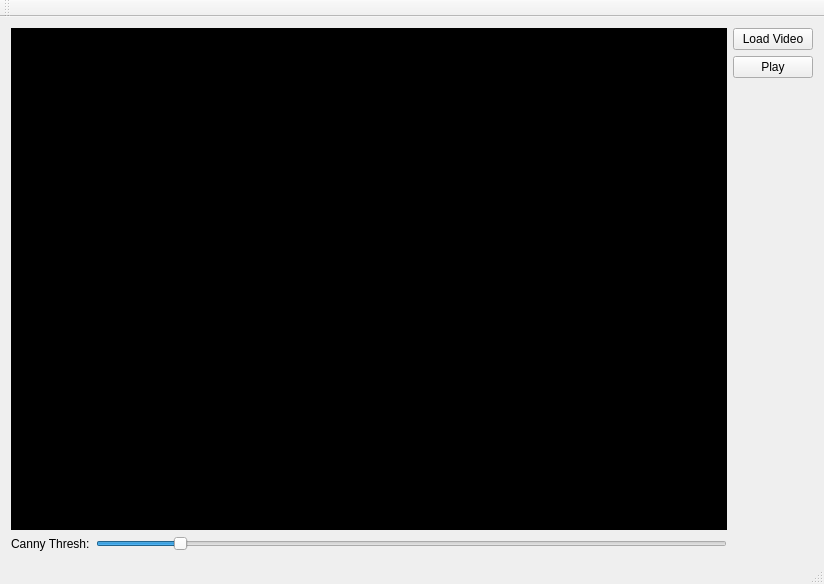
<?xml version="1.0" encoding="UTF-8"?>
<ui version="4.0">
 <class>MainWindow</class>
 <widget class="QMainWindow" name="MainWindow">
  <property name="geometry">
   <rect>
    <x>0</x>
    <y>0</y>
    <width>824</width>
    <height>584</height>
   </rect>
  </property>
  <property name="windowTitle">
   <string>MainWindow</string>
  </property>
  <widget class="QWidget" name="centralWidget">
   <layout class="QGridLayout" name="gridLayout">
    <item row="3" column="2">
     <widget class="QWidget" name="widget_2" native="true">
      <property name="sizePolicy">
       <sizepolicy hsizetype="Minimum" vsizetype="Expanding">
        <horstretch>0</horstretch>
        <verstretch>0</verstretch>
       </sizepolicy>
      </property>
     </widget>
    </item>
    <item row="2" column="2">
     <widget class="QPushButton" name="btnPlay">
      <property name="sizePolicy">
       <sizepolicy hsizetype="Preferred" vsizetype="Preferred">
        <horstretch>0</horstretch>
        <verstretch>0</verstretch>
       </sizepolicy>
      </property>
      <property name="text">
       <string>Play</string>
      </property>
     </widget>
    </item>
    <item row="1" column="2">
     <widget class="QPushButton" name="btnLoad">
      <property name="sizePolicy">
       <sizepolicy hsizetype="Preferred" vsizetype="Preferred">
        <horstretch>0</horstretch>
        <verstretch>0</verstretch>
       </sizepolicy>
      </property>
      <property name="text">
       <string>Load Video</string>
      </property>
     </widget>
    </item>
    <item row="4" column="1">
     <widget class="QSlider" name="sldThreshold">
      <property name="maximum">
       <number>800</number>
      </property>
      <property name="value">
       <number>100</number>
      </property>
      <property name="orientation">
       <enum>Qt::Horizontal</enum>
      </property>
     </widget>
    </item>
    <item row="4" column="0">
     <widget class="QLabel" name="label">
      <property name="text">
       <string>Canny Thresh:</string>
      </property>
     </widget>
    </item>
    <item row="1" column="0" rowspan="3" colspan="2">
     <widget class="QLabel" name="lblVideo">
      <property name="sizePolicy">
       <sizepolicy hsizetype="Expanding" vsizetype="Expanding">
        <horstretch>0</horstretch>
        <verstretch>0</verstretch>
       </sizepolicy>
      </property>
      <property name="styleSheet">
       <string notr="true">background-color: rgb(0, 0, 0);</string>
      </property>
      <property name="text">
       <string/>
      </property>
     </widget>
    </item>
    <item row="4" column="2">
     <widget class="QLabel" name="lblCannyThresh">
      <property name="text">
       <string/>
      </property>
     </widget>
    </item>
   </layout>
  </widget>
  <widget class="QMenuBar" name="menuBar">
   <property name="geometry">
    <rect>
     <x>0</x>
     <y>0</y>
     <width>824</width>
     <height>18</height>
    </rect>
   </property>
  </widget>
  <widget class="QToolBar" name="mainToolBar">
   <attribute name="toolBarArea">
    <enum>TopToolBarArea</enum>
   </attribute>
   <attribute name="toolBarBreak">
    <bool>false</bool>
   </attribute>
  </widget>
  <widget class="QStatusBar" name="statusBar"/>
 </widget>
 <layoutdefault spacing="6" margin="11"/>
 <resources/>
 <connections/>
</ui>
